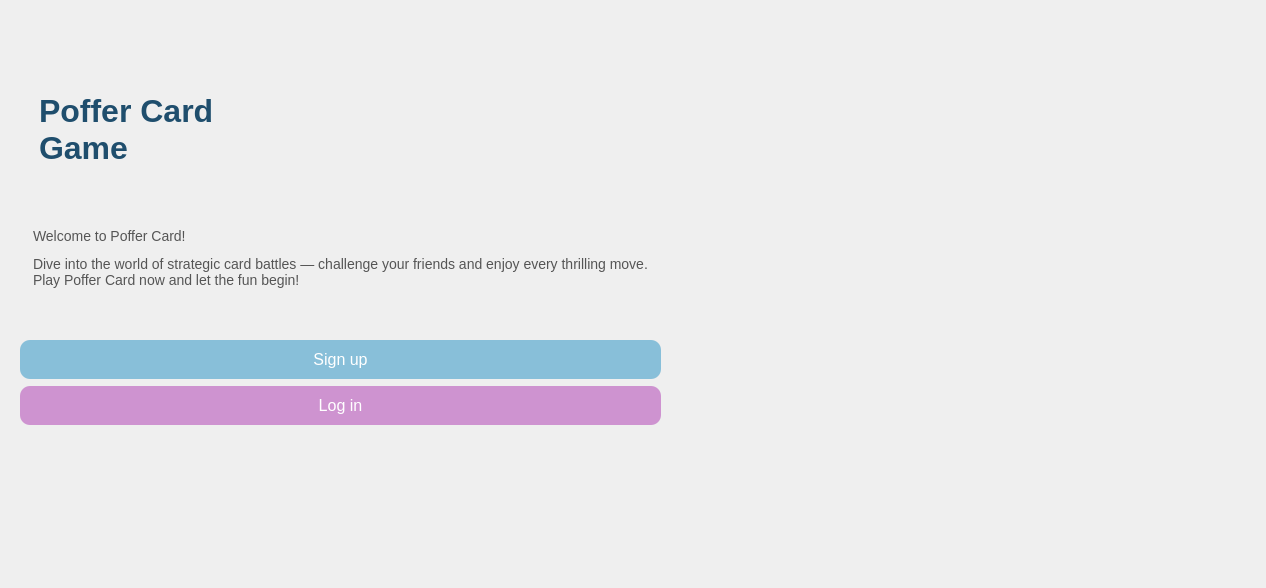
<?xml version="1.0" encoding="UTF-8"?>
<ui version="4.0">
 <class>WelcomePage</class>
 <widget class="QDialog" name="WelcomePage">
  <property name="geometry">
   <rect>
    <x>0</x>
    <y>0</y>
    <width>1266</width>
    <height>588</height>
   </rect>
  </property>
  <property name="windowTitle">
   <string>Dialog</string>
  </property>
  <property name="styleSheet">
   <string notr="true">QDialog {
    background-image: url(:/images/images/Welcome_page.png);
    background-repeat: no-repeat;
    background-position: center;
    background-attachment: fixed;
}</string>
  </property>
  <widget class="QWidget" name="verticalLayoutWidget">
   <property name="geometry">
    <rect>
     <x>10</x>
     <y>70</y>
     <width>661</width>
     <height>371</height>
    </rect>
   </property>
   <layout class="QVBoxLayout" name="mainLayout">
    <property name="spacing">
     <number>4</number>
    </property>
    <property name="sizeConstraint">
     <enum>QLayout::SizeConstraint::SetDefaultConstraint</enum>
    </property>
    <property name="leftMargin">
     <number>10</number>
    </property>
    <property name="topMargin">
     <number>10</number>
    </property>
    <property name="rightMargin">
     <number>10</number>
    </property>
    <property name="bottomMargin">
     <number>10</number>
    </property>
    <item>
     <widget class="QLabel" name="titleLabel">
      <property name="sizePolicy">
       <sizepolicy hsizetype="Fixed" vsizetype="Fixed">
        <horstretch>0</horstretch>
        <verstretch>0</verstretch>
       </sizepolicy>
      </property>
      <property name="minimumSize">
       <size>
        <width>0</width>
        <height>80</height>
       </size>
      </property>
      <property name="font">
       <font>
        <pointsize>-1</pointsize>
        <bold>true</bold>
       </font>
      </property>
      <property name="styleSheet">
       <string notr="true">QLabel#titleLabel {
    font-size: 32px;
    font-weight: bold;
    color: #1f4e6d;
    padding: 10px;
    qproperty-alignment: AlignLeft;
}</string>
      </property>
      <property name="text">
       <string>Poffer Card
Game</string>
      </property>
     </widget>
    </item>
    <item>
     <widget class="QLabel" name="welcomeLabel">
      <property name="sizePolicy">
       <sizepolicy hsizetype="Fixed" vsizetype="Fixed">
        <horstretch>0</horstretch>
        <verstretch>0</verstretch>
       </sizepolicy>
      </property>
      <property name="minimumSize">
       <size>
        <width>0</width>
        <height>150</height>
       </size>
      </property>
      <property name="styleSheet">
       <string notr="true">QLabel#welcomeLabel {
    font-size: 14px;
    color: #555;
    padding: 10px;
    line-height: 1.5em;
}</string>
      </property>
      <property name="text">
       <string>&lt;html&gt;&lt;head/&gt;&lt;body&gt;&lt;p&gt;Welcome to Poffer Card!&lt;/p&gt;&lt;p&gt;Dive into the world of strategic card battles — challenge your friends and enjoy every thrilling move.&lt;br/&gt;Play Poffer Card now and let the fun begin!&lt;/p&gt;&lt;/body&gt;&lt;/html&gt;</string>
      </property>
     </widget>
    </item>
    <item>
     <widget class="QPushButton" name="signupButton">
      <property name="sizePolicy">
       <sizepolicy hsizetype="Minimum" vsizetype="Fixed">
        <horstretch>0</horstretch>
        <verstretch>0</verstretch>
       </sizepolicy>
      </property>
      <property name="styleSheet">
       <string notr="true">QPushButton#signupButton {
    background-color: #88bfd9;
    color: white;
    font-size: 16px;
    padding: 10px;
    border: none;
    border-radius: 10px;
}
QPushButton#signupButton:hover {
    background-color: #6aaac1;
}</string>
      </property>
      <property name="text">
       <string>Sign up</string>
      </property>
     </widget>
    </item>
    <item>
     <widget class="QPushButton" name="loginButton">
      <property name="sizePolicy">
       <sizepolicy hsizetype="Minimum" vsizetype="Fixed">
        <horstretch>0</horstretch>
        <verstretch>0</verstretch>
       </sizepolicy>
      </property>
      <property name="styleSheet">
       <string notr="true">QPushButton#loginButton {
    background-color: #ce93d0;
    color: white;
    font-size: 16px;
    padding: 10px;
    border: none;
    border-radius: 10px;
}
QPushButton#loginButton:hover {
    background-color: #bb7abc;
}</string>
      </property>
      <property name="text">
       <string>Log in</string>
      </property>
      <property name="checkable">
       <bool>false</bool>
      </property>
      <property name="checked">
       <bool>false</bool>
      </property>
     </widget>
    </item>
   </layout>
  </widget>
 </widget>
 <resources/>
 <connections/>
</ui>
